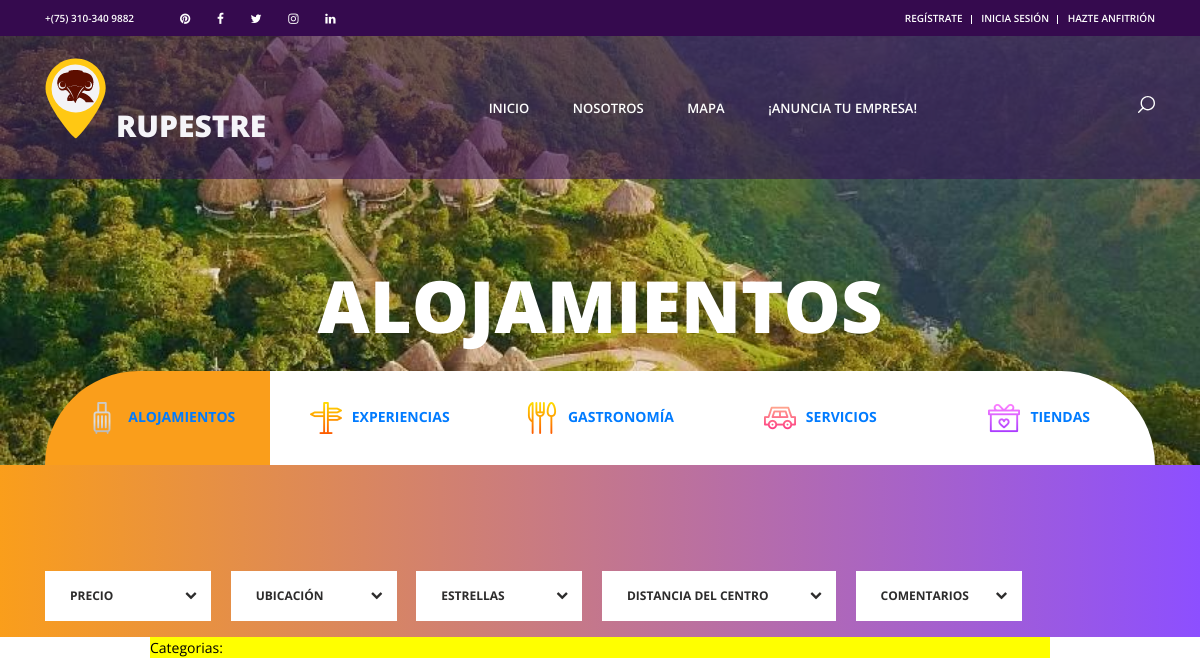
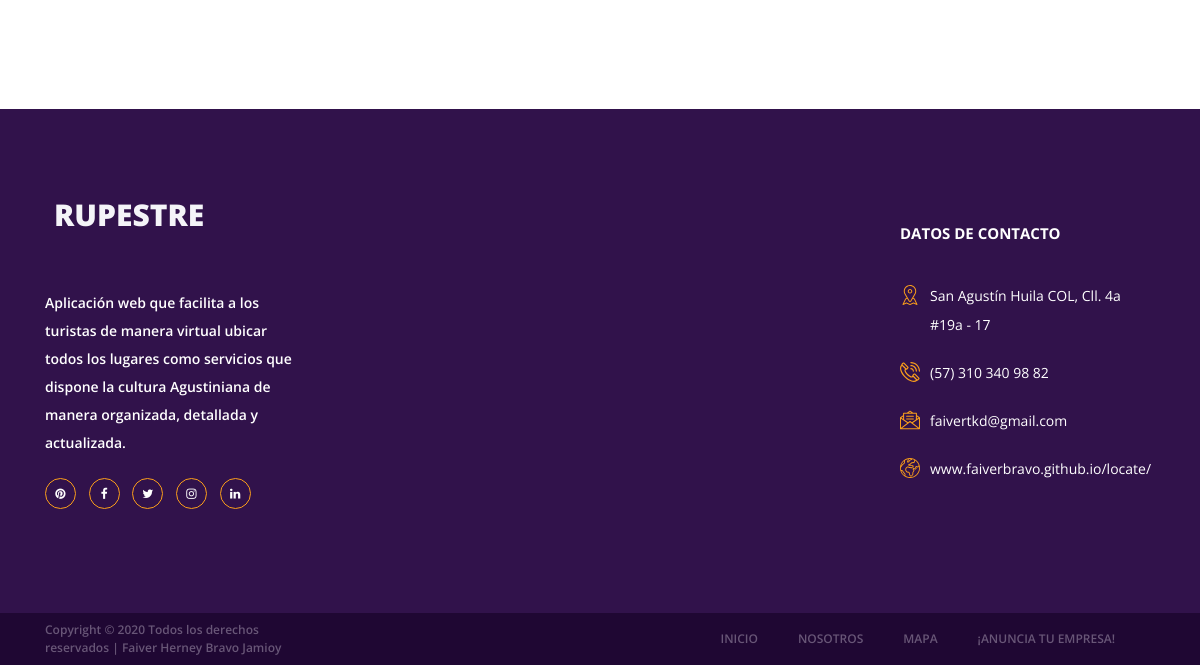
The app's page /alojamientos/, older data (2 pictures, top to bottom).
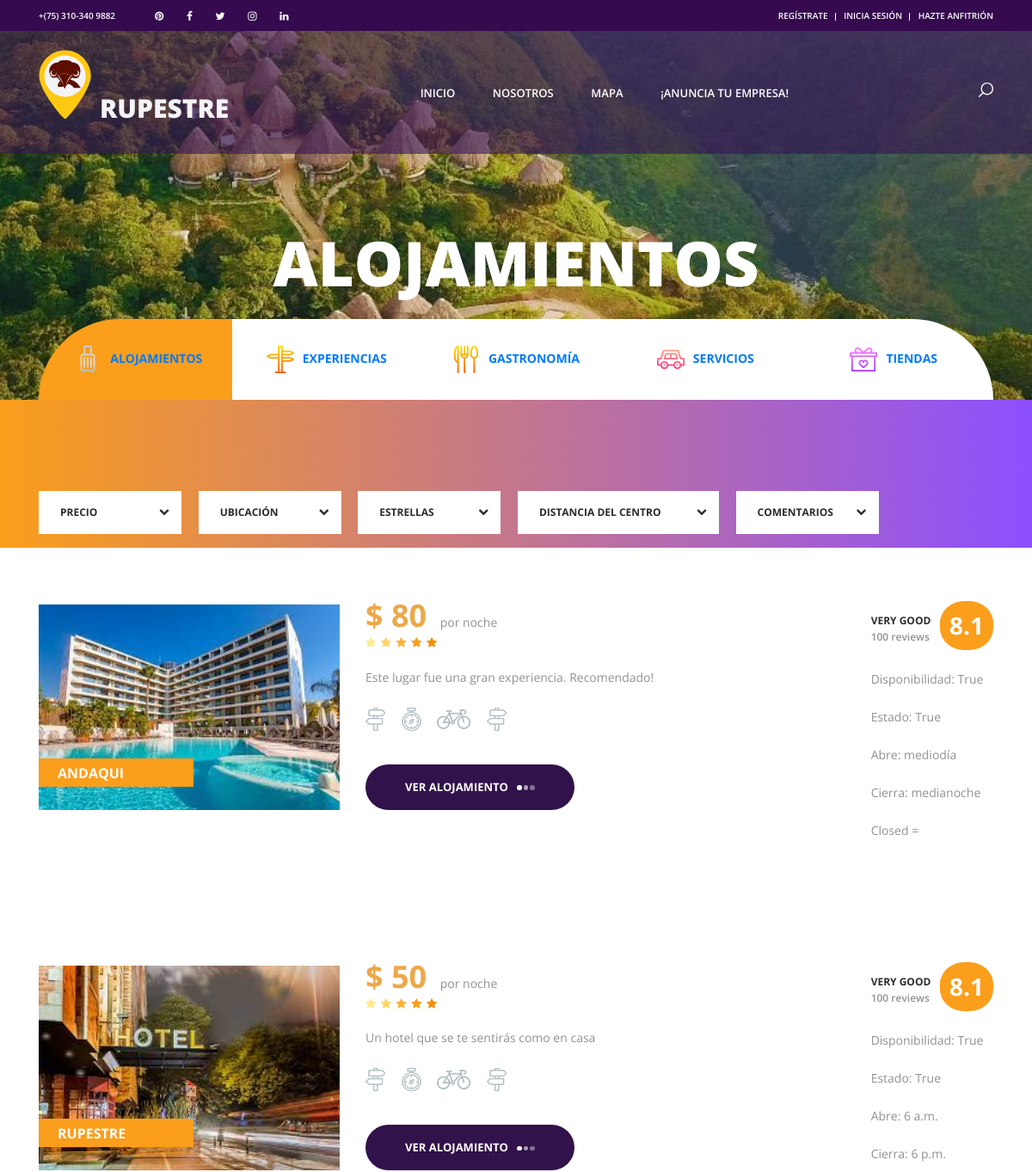
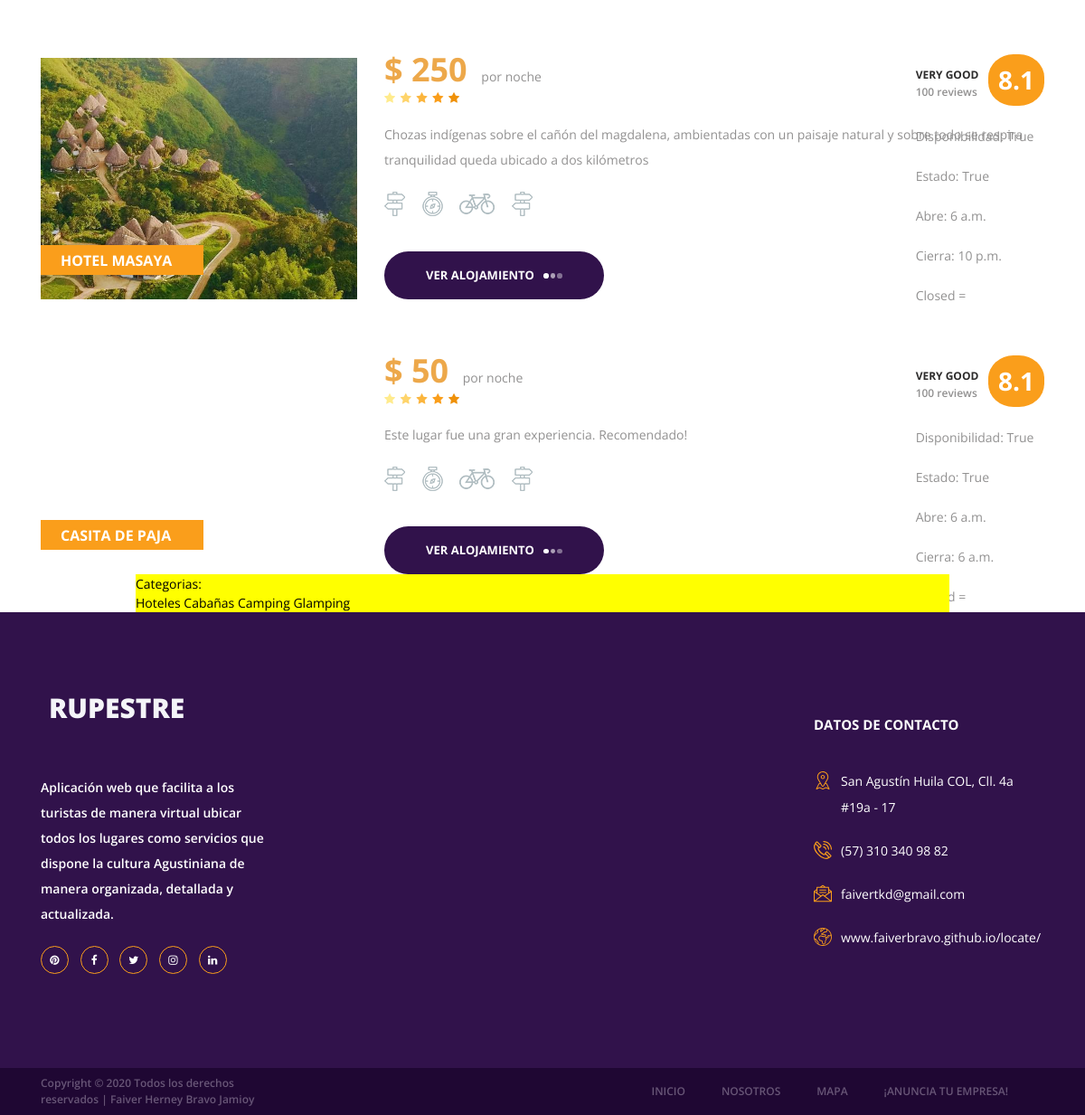
The same page, newer data (2 pictures, top to bottom).
### alojamientos/models.py (models this page shows, shortened)
class Alojamiento(models.Model):
    nombre=models.CharField(max_length=50)
    descripcion=models.CharField(max_length=150)
    imagen=models.ImageField(upload_to='alojamientos')
    precio=models.IntegerField( null=True, blank=True)#opcional subir precio
    categorias=models.ManyToManyField(Categoria) #relación de muchos a muchos entre Categoria y Post
    disponibilidad=models.BooleanField(default=True)
    activo=models.BooleanField(default=True)# prendido o apagado
    abrir=models.TimeField(null=True)
    cerrar=models.TimeField(null=True)
    created=models.DateTimeField(auto_now_add=True, verbose_name='fecha de creación')
    updated=models.DateTimeField(auto_now_add=True)
    class Meta:
        verbose_name='alojamiento'
        verbose_name_plural='alojamientos'

class Categoria(models.Model):
    nombre=models.CharField(max_length=50)
    created=models.DateTimeField(auto_now_add=True)
    updated=models.DateTimeField(auto_now_add=True)
    class Meta:
        verbose_name='categoria'
        verbose_name_plural='categorias'

### alojamientos/views.py (the view)
# urls.py: path('alojamientos/', include('alojamientos.urls')),
def alojamientos(request):
    alojamientos=Alojamiento.objects.all()
    categorias=Categoria.objects.all()
    posts=Post.objects.all()
    return render(request, "alojamientos/alojamientos.html", {
        "alojamientos": alojamientos,
        "categorias": categorias,
        "posts": posts
        })

### alojamientos/templates/alojamientos/alojamientos.html (shortened to what this page needs)
{% extends "RupestreApp/base2.html" %}
{% load static %}
{% block content %}
		<div class="home">
			<div class="home_background parallax-window" data-parallax="scroll" data-image-src="{% static 'images/alojamientos/h.jpg' %}"></div>
			<div class="home_content">
				<div class="home_title">alojamientos</div>
			</div>
		</div>
	<div class="offers">
		<div class="search">
			<div class="container fill_height">
				<div class="row fill_height">
					<div class="col fill_height">
						<div class="search_tabs_container">
							<div
								class="search_tabs d-flex flex-lg-row flex-column align-items-lg-center align-items-start justify-content-lg-between justify-content-start">
								<div
									class="search_tab active d-flex flex-row align-items-center justify-content-lg-center justify-content-start">
									<a class="link" href="{% url 'Alojamientos' %}"><img src="{% static 'images/iconos/alojamientos.png' %} "
											alt=""><span>alojamientos</span></a>
								</div>
								<div
									class="search_tab d-flex flex-row align-items-center justify-content-lg-center justify-content-start text-decoration:none">
									<a class="link" href="{% url 'Experiencias' %}"><img src="{% static 'images/iconos/turismo.png' %}" alt="">experiencias</a>
								</div>
								<div
									class="search_tab d-flex flex-row align-items-center justify-content-lg-center justify-content-start text-decoration:none">
									<a class="link" href="{% url 'Gastronomia' %}"><img src="{% static 'images/iconos/gastronomia.png' %}"
											alt="">gastronomía</a>
								</div>
								<div
									class="search_tab d-flex flex-row align-items-center justify-content-lg-center justify-content-start text-decoration:none">
									<a class="link" href="{% url 'Servicios' %}"><img src="{% static 'images/iconos/servicios.png' %}"
											alt="">servicios</a>
								</div>
								<div
									class="search_tab d-flex flex-row align-items-center justify-content-lg-center justify-content-start text-decoration:none">
									<a class="link" href="{% url 'Tienda' %}"><img src="{% static 'images/iconos/tiendas.png' %}" alt="">tiendas</a>
								</div>
							</div>
						</div>
					</div>
				</div>
			</div>
		</div>
	<div class="search">
		<div class="search_inner">
			<div class="container fill_height no-padding">
				<div class="row fill_height no-margin">
					<div class="col fill_height no-padding">
						<div class="row">
							<div class="col-lg-11">
								<div class="offers_sorting_container">
									<ul class="offers_sorting">
										<li>
											<span class="sorting_text">precio</span>
											<i class="fa fa-chevron-down"></i>
										</li>
										<li>
											<span class="sorting_text">ubicación</span>
											<i class="fa fa-chevron-down"></i>
										</li>
										<li>
											<span class="sorting_text">estrellas</span>
											<i class="fa fa-chevron-down"></i>
										</li>
										<li class="distance_item">
											<span class="sorting_text">distancia del centro</span>
											<i class="fa fa-chevron-down"></i>
										</li>
										<li>
											<span class="sorting_text">comentarios</span>
											<i class="fa fa-chevron-down"></i>
										</li>
									</ul>
								</div>
							</div>
						</div>
					</div>
				</div>
			</div>
		</div>
	</div>
	{% for alojamiento in alojamientos %}
		<div class="container">
			<div class="row">
				<div class="col-lg-12">
					<div class="offers_grid">
						<div class="offers_item rating_4">
							<div class="row">
								<div class="col-lg-3 col-1680-4">
									<div class="offers_image_container">
										<div class="offers_image_background" style="background-image:url({{alojamiento.imagen.url}})"></div>
										<div class="offer_name"><a href="alojamiento_detalle/{{alojamiento.id}}">{{alojamiento.nombre}}</a></div>
									</div>
								</div>
								<div class="col-lg-8">
									<div class="offers_content">
										<div class="offers_price">$ {{alojamiento.precio}}<span> por noche</span></div>
										<div class="rating_r rating_r_5 offers_rating" data-rating="4">
											<i></i>
											<i></i>
											<i></i>
											<i></i>
											<i></i>
										</div>
										<p class="offers_text">{{alojamiento.descripcion}}</p>
										<div class="offers_icons">
											<ul class="offers_icons_list">
												<li class="offers_icons_item"><img src="{% static 'images/iconos/post.png' %}" alt=""></li>
												<li class="offers_icons_item"><img src="{% static 'images/iconos/compass.png' %}" alt=""></li>
												<li class="offers_icons_item"><img src="{% static 'images/iconos/bicycle.png' %}" alt=""></li>
												<li class="offers_icons_item"><img src="{% static 'images/iconos/post.png' %}" alt=""></li>
											</ul>
										</div>
										<div class="button book_button"><a href="alojamiento_detalle/{{alojamiento.id}}">ver alojamiento<span></span><span></span><span></span></a></div>
										<div class="offer_reviews">
											<div class="offer_reviews_content">
												<div class="offer_reviews_title">very good</div>
												<div class="offer_reviews_subtitle">100 reviews</div>
											</div>
											<div class="offer_reviews_rating text-center">8.1</div>
											<p class="offers_text">Disponibilidad: {{alojamiento.disponibilidad}}</p>
											<p class="offers_text">Estado: {{alojamiento.activo}}</p>
											<p class="offers_text">Abre: {{alojamiento.abrir}}</p>
											<p class="offers_text">Cierra: {{alojamiento.cerrar}}</p>
											<p class="offers_text">Closed = {{alojamiento.dd}}</p>
										</div>
									</div>
								</div>
							</div>
						</div>
					</div>
				</div>
			</div>
		</div>
	</div>
	{% endfor %}
	<section>
		<div style="width:75%; background-color: yellow; margin:auto; text-align: left ; color: black;">
			Categorias:<div></div>
			{% for categoria in categorias %}
				{{categoria.nombre}}
			{% endfor %}
		</div>
	</section>
</div>
{% endblock %}

### RupestreApp/templates/RupestreApp/base2.html (shortened to what this page needs)
<!DOCTYPE html>
<html lang="es">
<head>
	{% load static %}
	<link rel="stylesheet" type="text/css" href="{% static 'styles/bootstrap4/bootstrap.min.css' %}">
	<link rel="stylesheet" type="text/css" href="{% static 'plugins/font-awesome-4.7.0/css/font-awesome.min.css' %}" >
	<link rel="stylesheet" type="text/css" href="{% static 'plugins/OwlCarousel2-2.2.1/owl.carousel.css' %}">
	<link rel="stylesheet" type="text/css" href="{% static 'plugins/OwlCarousel2-2.2.1/owl.theme.default.css' %}">
	<link rel="stylesheet" type="text/css" href="{% static 'plugins/OwlCarousel2-2.2.1/animate.css' %}">
	<link rel="stylesheet" type="text/css" href="{% static 'styles/offers_styles.css' %}">
	<link rel="stylesheet" type="text/css" href="{% static 'styles/offers_responsive.css' %}">
</head>
</head>
<body>
	<div class="super_container">
		<header class="header">
			<div class="top_bar">
				<div class="container">
					<div class="row">
						<div class="col d-flex flex-row ">
							<div class="phone">+(75) 310-340 9882</div>
							<div class="social">
								<ul class="social_list">
									<li class="social_list_item"><a href="#"><i class="fa fa-pinterest"
												aria-hidden="true"></i></a></li>
									<li class="social_list_item"><a href="#"><i class="fa fa-facebook"
												aria-hidden="true"></i></a></li>
									<li class="social_list_item"><a href="#"><i class="fa fa-twitter"
												aria-hidden="true"></i></a></li>
									<li class="social_list_item"><a href="#"><i class="fa fa-instagram"
												aria-hidden="true"></i></a></li>
									<li class="social_list_item"><a href="#"><i class="fa fa-linkedin"
												aria-hidden="true"></i></a></li>
								</ul>
							</div>
							<div class="user_box ml-auto ">
								<div class="user_box ml-auto">
									<div class="user_box_login user_box_link"><a href=""  data-toggle="modal" data-target="#modalRegistro" data-whatever="@mdo">Regístrate</a></div>
									<div class="user_box_login user_box_link"><a href="../../admin/" data-whatever="@mdo">inicia sesión</a></div>
									<div class="user_box_register user_box_link"><a href=""  data-toggle="modal" data-target="#modalRegistro" data-whatever="@mdo">Hazte anfitrión</a></div>
								</div>
							</div>
						</div>
					</div>
				</div>
			</div>
			<nav class="main_nav">
				<div class="container">
					<div class="row">
						<div class="col main_nav_col d-flex flex-row align-items-center justify-content-start ">
							<div class="logo_container">
								<div class="logo"><a href="{% url 'Inicio' %}"><img src="{% static 'images/iconos/logof.png' %}" alt="">Rupestre</a></div>
							</div>
							<div class="main_nav_container ml-auto">
								<ul class="main_nav_list">
									<li class="main_nav_item"><a href="{% url 'Inicio' %}">Inicio</a></li>
									<li class="main_nav_item"><a href="{% url 'Nosotros' %}">Nosotros</a></li>
									<li class="main_nav_item"><a href="{% url 'Mapa' %}">Mapa</a></li>
									<li class="main_nav_item"><a href="{% url 'Contacto' %}">¡Anuncia tu empresa!</a></li>
								</ul>
							</div>
							<div class="content_search ml-lg-0 ml-auto">
								<svg version="1.1" id="Layer_1" xmlns="{% static 'http://www.w3.org/2000/svg' %}"
									xmlns:xlink="{% static 'http://www.w3.org/1999/xlink' %}" x="0px" y="0px" width="17px"
									height="17px" viewBox="0 0 512 512" enable-background="new 0 0 512 512"
									xml:space="preserve">
									<g>
										<g>
											<g>
												<path class="mag_glass" fill="#FFFFFF" d="M78.438,216.78c0,57.906,22.55,112.343,63.493,153.287c40.945,40.944,95.383,63.494,153.287,63.494
											s112.344-22.55,153.287-63.494C489.451,329.123,512,274.686,512,216.78c0-57.904-22.549-112.342-63.494-153.286
											C407.563,22.549,353.124,0,295.219,0c-57.904,0-112.342,22.549-153.287,63.494C100.988,104.438,78.439,158.876,78.438,216.78z
											M119.804,216.78c0-96.725,78.69-175.416,175.415-175.416s175.418,78.691,175.418,175.416
											c0,96.725-78.691,175.416-175.416,175.416C198.495,392.195,119.804,313.505,119.804,216.78z" />
											</g>
										</g>
										<g>
											<g>
												<path class="mag_glass" fill="#FFFFFF" d="M6.057,505.942c4.038,4.039,9.332,6.058,14.625,6.058s10.587-2.019,14.625-6.058L171.268,369.98
											c8.076-8.076,8.076-21.172,0-29.248c-8.076-8.078-21.172-8.078-29.249,0L6.057,476.693
											C-2.019,484.77-2.019,497.865,6.057,505.942z" />
											</g>
										</g>
									</g>
								</svg>
							</div>
						</div>
					</div>
				</div>
			</nav>
		</header>
		{% block content %}
		{% endblock %}
		<footer class="footer">
			<div class="container">
				<div class="row">
					<div class="col-lg-3 footer_column">
						<div class="footer_col">
							<div class="footer_content footer_about">
								<div class="logo_container footer_logo">
									<div class="logo"><a href="{% url 'Inicio' %}"><img src="{% static 'images/iconos/logof.png ' %}" alt="">Rupestre</a></div>
								</div>
								<p class="footer_about_text">Aplicación web que facilita a los turistas de manera virtual ubicar todos los lugares como
									servicios que dispone la cultura Agustiniana de manera organizada, detallada y actualizada. </p>
								<ul class="footer_social_list">
									<li class="footer_social_item"><a href="#"><i class="fa fa-pinterest"></i></a></li>									</li>
									<li class="footer_social_item"><a href="#"><i class="fa fa-facebook"></i></a></li>									</li>
									<li class="footer_social_item"><a href="#"><i class="fa fa-twitter"></i></a></li>
									<li class="footer_social_item"><a href="#"><i class="fa fa-instagram"></i></a></li>
									<li class="footer_social_item"><a href="#"><i class="fa fa-linkedin"></i></a></li>									</li>
								</ul>
							</div>
						</div>
					</div>
					<div class="col-lg-3 footer_column ml-auto">
						<div class="footer_col">
							<div class="footer_title">Datos de contacto</div>
							<div class="footer_content footer_contact">
								<ul class="contact_info_list">
									<li class="contact_info_item d-flex flex-row">
										<div>
											<div class="contact_info_icon"><img src="{% static 'images/iconos/placeholder.svg' %}" alt="">
											</div>
										</div>
										<div class="contact_info_text">San Agustín Huila COL, Cll. 4a #19a - 17 </div>
									</li>
									<li class="contact_info_item d-flex flex-row">
										<div>
											<div class="contact_info_icon"><img src="{% static 'images/iconos/phone-call.svg' %}" alt="">
											</div>
										</div>
										<div class="contact_info_text">(57) 310 340 98 82</div>
									</li>
									<li class="contact_info_item d-flex flex-row">
										<div>
											<div class="contact_info_icon"><img src="{% static 'images/iconos/message.svg' %}" alt=""></div>
										</div>
										<div class="contact_info_text"><a
												href="{% static 'mailto:contactme@gmail.com?Subject=Hello"
												target="_top">faivertkd@gmail.com</a></div>
									</li>
									<li class="contact_info_item d-flex flex-row">
										<div>
											<div class="contact_info_icon"><img src="{% static 'images/iconos/planet-earth.svg' %}" alt="">
											</div>
										</div>
										<div class="contact_info_text"><a
												href="{% static 'https://faiverbravo.github.io/locate/' %}">www.faiverbravo.github.io/locate/</a>
										</div>
									</li>
								</ul>
							</div>
						</div>
					</div>
				</div>
			</div>
		</footer>
		<div class="copyright">
			<div class="container">
				<div class="row">
					<div class="col-lg-3 order-lg-1 order-2  ">
						<div class="copyright_content d-flex flex-row align-items-center">
							<div>Copyright &copy; 2020 Todos los derechos reservados | Faiver Herney Bravo Jamioy</div>
						</div>
					</div>
					<div class="col-lg-9 order-lg-2 order-1">
						<div class="footer_nav_container d-flex flex-row align-items-center justify-content-lg-end">
							<div class="footer_nav">
								<ul class="footer_nav_list">
									<li class="footer_nav_item"><a href="{% url 'Inicio' %}">Inicio</a></li>
									<li class="footer_nav_item"><a href="{% url 'Nosotros' %}">Nosotros</a></li>
									<li class="footer_nav_item"><a href="{% url 'Mapa' %}">Mapa</a></li>
									<li class="footer_nav_item"><a href="{% url 'Contacto' %}">¡Anuncia tu empresa!</a></li>
								</ul>
							</div>
						</div>
					</div>
				</div>
			</div>
		</div>
	</div>
</body>
</html>

Row changes from the older to the newer data that the page shows:
added Alojamiento: imagen (picture), nombre "ANDAQUI", precio "80", descripcion "Este lugar fue una gran experiencia. Recomendado!", disponibilidad "True", activo "True", abrir "mediodía", cerrar "medianoche"
added Alojamiento: imagen (picture), nombre "RUPESTRE", precio "50", descripcion "Un hotel que se te sentirás como en casa", disponibilidad "True", activo "True", abrir "6 a.m.", cerrar "6 p.m."
added Alojamiento: imagen (picture), nombre "HOTEL MASAYA", precio "250", descripcion "Chozas indígenas sobre el cañón del magdalena, ambientadas con un paisaje natural y sobre todo se respira tranquilidad queda ubicado a dos kilómetros", disponibilidad "True", activo "True", abrir "6 a.m.", cerrar "10 p.m."
added Alojamiento: nombre "CASITA DE PAJA", precio "50", descripcion "Este lugar fue una gran experiencia. Recomendado!", disponibilidad "True", activo "True", abrir "6 a.m.", cerrar "6 a.m."
added Categoria: nombre "Hoteles"
added Categoria: nombre "Cabañas"
added Categoria: nombre "Camping"
added Categoria: nombre "Glamping"
